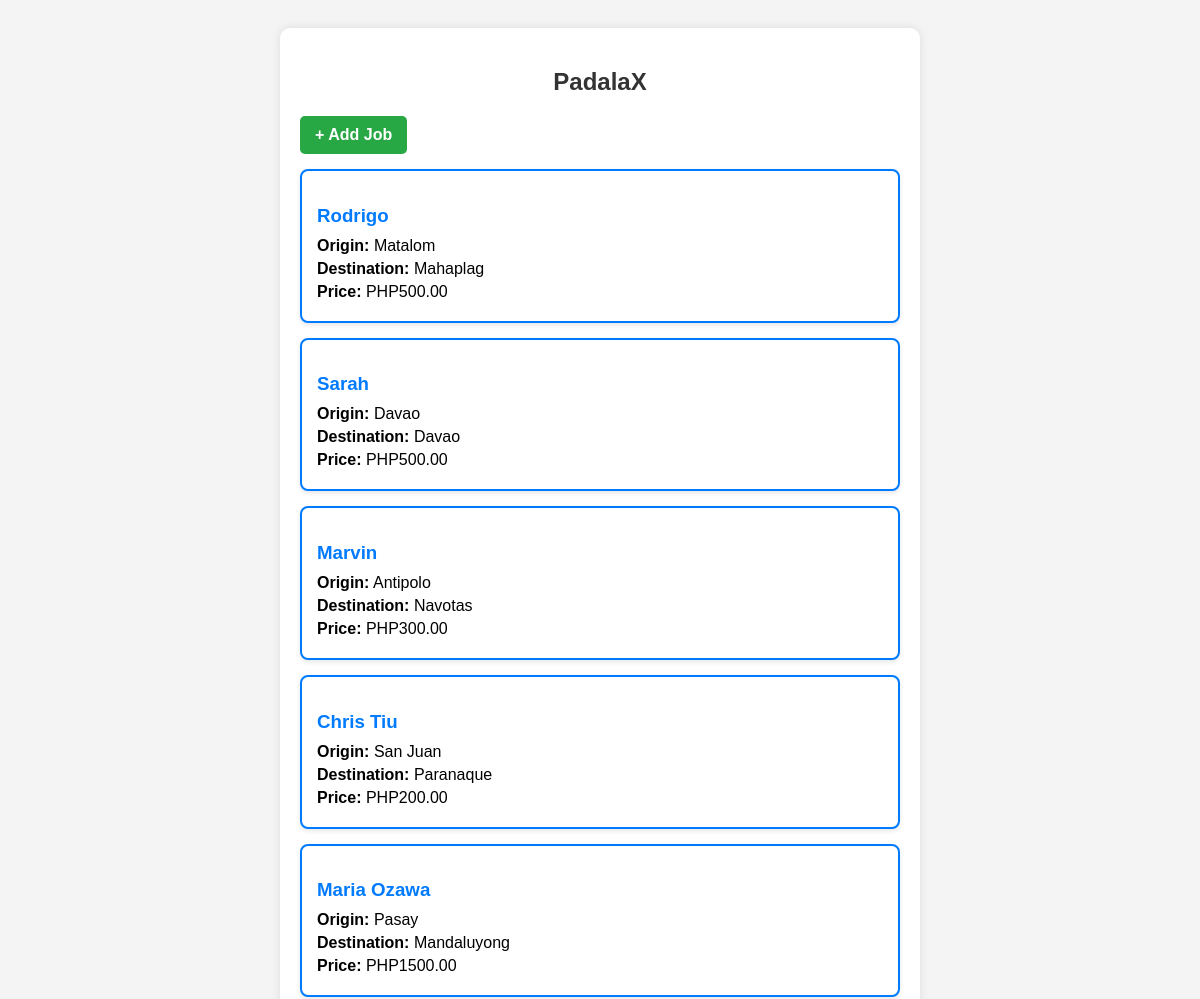
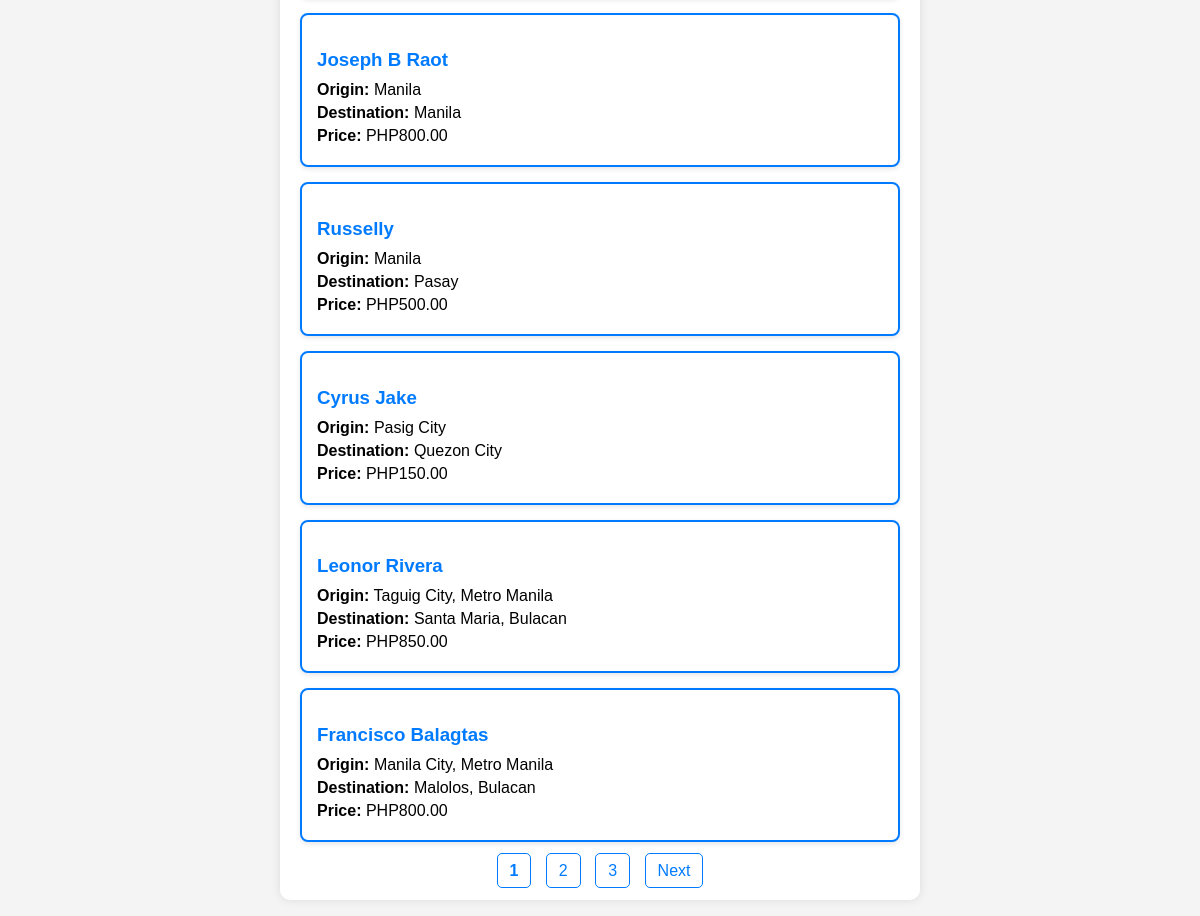
The page / on the database its author committed (2 pictures, top to bottom).
### tables this page shows
CREATE TABLE `job_postings` (
  `id` int(11) NOT NULL,
  `client_name` varchar(100) NOT NULL,
  `origin` varchar(100) NOT NULL,
  `destination` varchar(100) NOT NULL,
  `price` decimal(10,2) NOT NULL
);

### fetch_jobs.php (the view, shortened to what this page needs)
<?php
include 'config.php';
$limit = 10;
$page = isset($_GET['page']) ? (int)$_GET['page'] : 1;
$offset = ($page - 1) * $limit;
$total_query = $conn->query("SELECT COUNT(*) AS total FROM job_postings");
$total_jobs = $total_query->fetch(PDO::FETCH_ASSOC)['total'];
$total_pages = ceil($total_jobs / $limit);
$sql = "SELECT id, client_name, origin, destination, price
        FROM job_postings
        ORDER BY id DESC
        LIMIT :limit OFFSET :offset";
$stmt = $conn->prepare($sql);
$stmt->bindParam(':limit', $limit, PDO::PARAM_INT);
$stmt->bindParam(':offset', $offset, PDO::PARAM_INT);
$stmt->execute();
$jobs = $stmt->fetchAll(PDO::FETCH_ASSOC);
foreach ($jobs as $job): ?>
    <div class="job-box">
        <h3><a href="details.php?id=<?= $job['id']; ?>"><?= htmlspecialchars($job['client_name']); ?></a></h3>
        <p><strong>Origin:</strong> <?= htmlspecialchars($job['origin']); ?></p>
        <p><strong>Destination:</strong> <?= htmlspecialchars($job['destination']); ?></p>
        <p><strong>Price:</strong> PHP<?= htmlspecialchars($job['price']); ?></p>
    </div>
<?php endforeach; ?>
<div class="pagination">
    <?php for ($i = 1; $i <= $total_pages; $i++): ?>
        <a href="?page=<?= $i ?>" <?= $i == $page ? 'style="font-weight: bold;"' : '' ?>><?= $i ?></a>
    <?php endfor; ?>
    <?php if ($page < $total_pages): ?>
        <a href="?page=<?= $page + 1 ?>">Next</a>
    <?php endif; ?>
</div>

### index.php (shortened to what this page needs)
<?php
include 'config.php';
?>
<!DOCTYPE html>
<html lang="en">
<head>
    <link rel="stylesheet" href="css/styles.css">
</head>
<body>
    <div class="container">
        <h2>PadalaX</h2>
                    <a href="add_job.php" class="add-job-button">+ Add Job</a>
           <div id="job-list">
    <?php include 'fetch_jobs.php'; ?>
</div>
    </div>
</body>
</html>

### css/styles.css (style rules this page uses)
body { font-family: Arial, sans-serif; background-color: #f4f4f4; padding: 20px; }
.container { max-width: 600px; margin: auto; background: #fff; padding: 20px; border-radius: 10px; box-shadow: 0 0 10px rgba(0, 0, 0, 0.1); }
h2 { text-align: center; color: #333; }
.job-box { background: white; border: 2px solid #007BFF; border-radius: 8px; padding: 15px; margin-bottom: 15px; box-shadow: 0 2px 5px rgba(0, 0, 0, 0.1); }
.job-box h3 { color: #007BFF; margin-bottom: 10px; }
.job-box p { margin: 5px 0; font-size: 16px; }
.job-box a { text-decoration: none; color: #007BFF; font-weight: bold; }
.pagination { text-align: center; margin-top: 20px; }
.pagination a { padding: 8px 12px; margin: 0 5px; text-decoration: none; border: 1px solid #007BFF; border-radius: 5px; color: #007BFF; background: white; }
.add-job-button { display: inline-block; margin-bottom: 15px; padding: 10px 15px; background: #28a745; color: white; text-decoration: none; font-weight: bold; border-radius: 5px; }

### rows shown on the page
job_postings: client_name "Rodrigo", origin "Matalom", destination "Mahaplag", price "500.00"
job_postings: client_name "Sarah", origin "Davao", destination "Davao", price "500.00"
job_postings: client_name "Marvin", origin "Antipolo", destination "Navotas", price "300.00"
job_postings: client_name "Chris Tiu", origin "San Juan", destination "Paranaque", price "200.00"
job_postings: client_name "Maria Ozawa", origin "Pasay", destination "Mandaluyong", price "1500.00"
job_postings: client_name "Joseph B Raot", origin "Manila", destination "Manila", price "800.00"
job_postings: client_name "Russelly", origin "Manila", destination "Pasay", price "500.00"
job_postings: client_name "Cyrus Jake", origin "Pasig City", destination "Quezon City", price "150.00"
job_postings: client_name "Leonor Rivera", origin "Taguig City, Metro Manila", destination "Santa Maria, Bulacan", price "850.00"
job_postings: client_name "Francisco Balagtas", origin "Manila City, Metro Manila", destination "Malolos, Bulacan", price "800.00"
